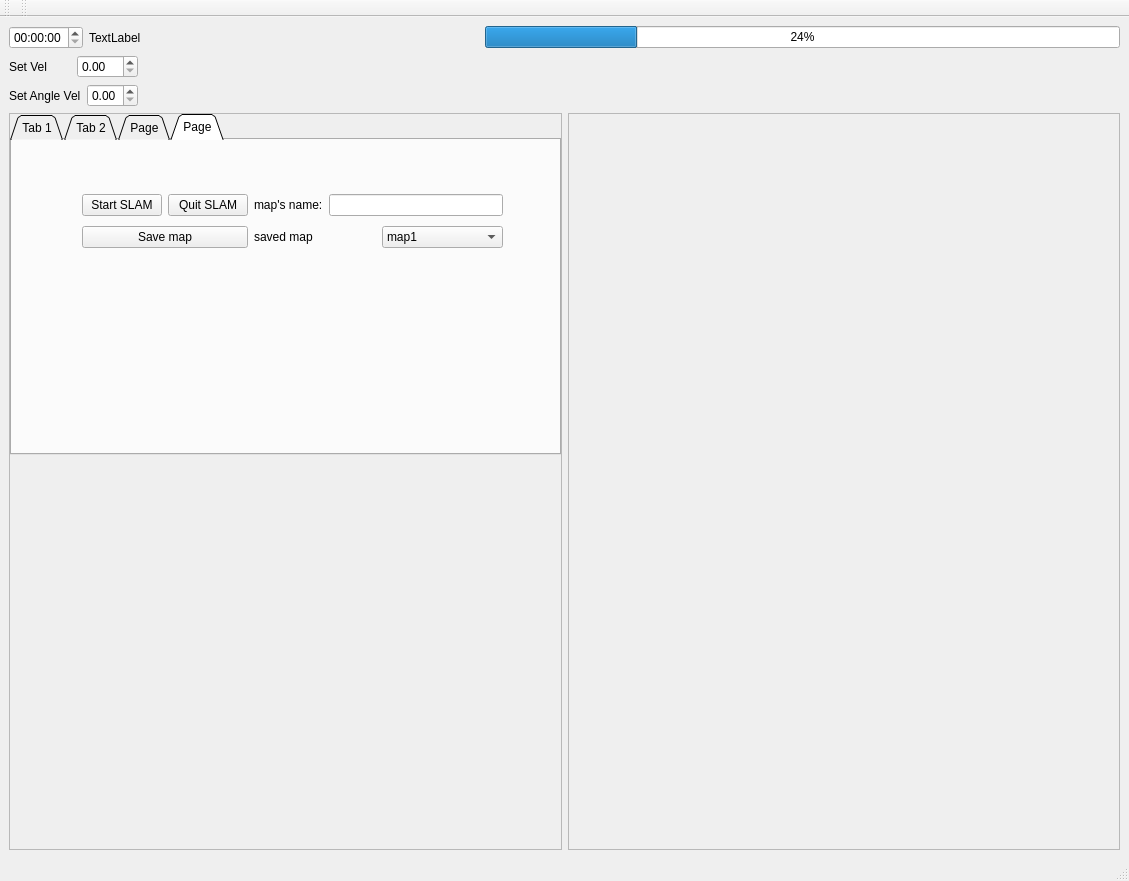
<?xml version="1.0" encoding="UTF-8"?>
<ui version="4.0">
 <class>MainWindow</class>
 <widget class="QMainWindow" name="MainWindow">
  <property name="geometry">
   <rect>
    <x>0</x>
    <y>0</y>
    <width>1129</width>
    <height>881</height>
   </rect>
  </property>
  <property name="windowTitle">
   <string>MainWindow</string>
  </property>
  <widget class="QWidget" name="centralwidget">
   <layout class="QVBoxLayout" name="verticalLayout_14">
    <item>
     <layout class="QVBoxLayout" name="verticalLayout_5"/>
    </item>
    <item>
     <layout class="QVBoxLayout" name="verticalLayout_4"/>
    </item>
    <item>
     <layout class="QVBoxLayout" name="verticalLayout_13">
      <item>
       <layout class="QHBoxLayout" name="horizontalLayout">
        <item>
         <widget class="QTimeEdit" name="timeEdit"/>
        </item>
        <item>
         <widget class="QLabel" name="label">
          <property name="text">
           <string>TextLabel</string>
          </property>
         </widget>
        </item>
        <item>
         <spacer name="horizontalSpacer">
          <property name="orientation">
           <enum>Qt::Horizontal</enum>
          </property>
          <property name="sizeType">
           <enum>QSizePolicy::Preferred</enum>
          </property>
          <property name="sizeHint" stdset="0">
           <size>
            <width>338</width>
            <height>20</height>
           </size>
          </property>
         </spacer>
        </item>
        <item>
         <widget class="QProgressBar" name="progressBar">
          <property name="value">
           <number>24</number>
          </property>
         </widget>
        </item>
       </layout>
      </item>
      <item>
       <layout class="QHBoxLayout" name="horizontalLayout_4">
        <item>
         <layout class="QVBoxLayout" name="verticalLayout">
          <item>
           <layout class="QHBoxLayout" name="horizontalLayout_3">
            <item>
             <widget class="QLabel" name="label_2">
              <property name="text">
               <string>Set Vel</string>
              </property>
             </widget>
            </item>
            <item>
             <widget class="QDoubleSpinBox" name="doubleSpinBox">
              <property name="maximum">
               <double>3.000000000000000</double>
              </property>
              <property name="singleStep">
               <double>0.100000000000000</double>
              </property>
             </widget>
            </item>
           </layout>
          </item>
          <item>
           <layout class="QHBoxLayout" name="horizontalLayout_2">
            <item>
             <widget class="QLabel" name="label_3">
              <property name="text">
               <string>Set Angle Vel</string>
              </property>
             </widget>
            </item>
            <item>
             <widget class="QDoubleSpinBox" name="doubleSpinBox_2">
              <property name="maximum">
               <double>3.000000000000000</double>
              </property>
              <property name="singleStep">
               <double>0.050000000000000</double>
              </property>
             </widget>
            </item>
           </layout>
          </item>
         </layout>
        </item>
        <item>
         <spacer name="horizontalSpacer_3">
          <property name="orientation">
           <enum>Qt::Horizontal</enum>
          </property>
          <property name="sizeHint" stdset="0">
           <size>
            <width>388</width>
            <height>38</height>
           </size>
          </property>
         </spacer>
        </item>
       </layout>
      </item>
      <item>
       <layout class="QHBoxLayout" name="horizontalLayout_18">
        <item>
         <layout class="QVBoxLayout" name="verticalLayout_12">
          <item>
           <widget class="QScrollArea" name="scrollArea_2">
            <property name="widgetResizable">
             <bool>true</bool>
            </property>
            <widget class="QWidget" name="scrollAreaWidgetContents_2">
             <property name="geometry">
              <rect>
               <x>0</x>
               <y>0</y>
               <width>547</width>
               <height>672</height>
              </rect>
             </property>
             <widget class="QTabWidget" name="tabWidget">
              <property name="geometry">
               <rect>
                <x>0</x>
                <y>0</y>
                <width>551</width>
                <height>341</height>
               </rect>
              </property>
              <property name="tabShape">
               <enum>QTabWidget::Triangular</enum>
              </property>
              <property name="currentIndex">
               <number>3</number>
              </property>
              <widget class="QWidget" name="tab">
               <attribute name="title">
                <string>Tab 1</string>
               </attribute>
               <widget class="QWidget" name="layoutWidget">
                <property name="geometry">
                 <rect>
                  <x>130</x>
                  <y>100</y>
                  <width>260</width>
                  <height>93</height>
                 </rect>
                </property>
                <layout class="QHBoxLayout" name="horizontalLayout_7">
                 <item>
                  <layout class="QVBoxLayout" name="verticalLayout_3">
                   <item>
                    <widget class="QPushButton" name="pushButton_9">
                     <property name="text">
                      <string>Start</string>
                     </property>
                    </widget>
                   </item>
                  </layout>
                 </item>
                 <item>
                  <layout class="QVBoxLayout" name="verticalLayout_2">
                   <item>
                    <widget class="QPushButton" name="pushButton">
                     <property name="text">
                      <string>Forward</string>
                     </property>
                    </widget>
                   </item>
                   <item>
                    <layout class="QHBoxLayout" name="horizontalLayout_5">
                     <item>
                      <widget class="QPushButton" name="pushButton_2">
                       <property name="text">
                        <string>Left</string>
                       </property>
                      </widget>
                     </item>
                     <item>
                      <widget class="QPushButton" name="pushButton_3">
                       <property name="text">
                        <string>Right</string>
                       </property>
                      </widget>
                     </item>
                    </layout>
                   </item>
                   <item>
                    <widget class="QPushButton" name="pushButton_4">
                     <property name="text">
                      <string>Backward</string>
                     </property>
                    </widget>
                   </item>
                  </layout>
                 </item>
                </layout>
               </widget>
              </widget>
              <widget class="QWidget" name="tab_2">
               <attribute name="title">
                <string>Tab 2</string>
               </attribute>
               <widget class="QWidget" name="">
                <property name="geometry">
                 <rect>
                  <x>80</x>
                  <y>30</y>
                  <width>379</width>
                  <height>247</height>
                 </rect>
                </property>
                <layout class="QVBoxLayout" name="verticalLayout_17">
                 <item>
                  <layout class="QVBoxLayout" name="verticalLayout_8">
                   <item>
                    <layout class="QHBoxLayout" name="horizontalLayout_8">
                     <item>
                      <widget class="QLabel" name="label_4">
                       <property name="text">
                        <string>SELECT MAP</string>
                       </property>
                      </widget>
                     </item>
                     <item>
                      <widget class="QComboBox" name="comboBox">
                       <item>
                        <property name="text">
                         <string/>
                        </property>
                       </item>
                       <item>
                        <property name="text">
                         <string>map1</string>
                        </property>
                       </item>
                       <item>
                        <property name="text">
                         <string>map2</string>
                        </property>
                       </item>
                       <item>
                        <property name="text">
                         <string>map3</string>
                        </property>
                       </item>
                      </widget>
                     </item>
                    </layout>
                   </item>
                   <item>
                    <spacer name="verticalSpacer">
                     <property name="orientation">
                      <enum>Qt::Vertical</enum>
                     </property>
                     <property name="sizeHint" stdset="0">
                      <size>
                       <width>128</width>
                       <height>40</height>
                      </size>
                     </property>
                    </spacer>
                   </item>
                   <item>
                    <layout class="QHBoxLayout" name="horizontalLayout_11">
                     <item>
                      <layout class="QHBoxLayout" name="horizontalLayout_10">
                       <item>
                        <layout class="QHBoxLayout" name="horizontalLayout_9">
                         <item>
                          <widget class="QPushButton" name="pushButton_8">
                           <property name="text">
                            <string>PushButton</string>
                           </property>
                          </widget>
                         </item>
                         <item>
                          <layout class="QVBoxLayout" name="verticalLayout_6">
                           <item>
                            <widget class="QPushButton" name="pushButton_7">
                             <property name="text">
                              <string>PushButton</string>
                             </property>
                            </widget>
                           </item>
                           <item>
                            <widget class="QPushButton" name="pushButton_10">
                             <property name="text">
                              <string>PushButton</string>
                             </property>
                            </widget>
                           </item>
                          </layout>
                         </item>
                        </layout>
                       </item>
                       <item>
                        <widget class="QPushButton" name="pushButton_11">
                         <property name="text">
                          <string>PushButton</string>
                         </property>
                        </widget>
                       </item>
                      </layout>
                     </item>
                     <item>
                      <layout class="QVBoxLayout" name="verticalLayout_7">
                       <item>
                        <widget class="QPushButton" name="pushButton_12">
                         <property name="text">
                          <string>zoom in</string>
                         </property>
                        </widget>
                       </item>
                       <item>
                        <widget class="QPushButton" name="pushButton_13">
                         <property name="text">
                          <string>zoom out</string>
                         </property>
                        </widget>
                       </item>
                      </layout>
                     </item>
                    </layout>
                   </item>
                  </layout>
                 </item>
                 <item>
                  <spacer name="verticalSpacer_3">
                   <property name="orientation">
                    <enum>Qt::Vertical</enum>
                   </property>
                   <property name="sizeHint" stdset="0">
                    <size>
                     <width>138</width>
                     <height>28</height>
                    </size>
                   </property>
                  </spacer>
                 </item>
                 <item>
                  <layout class="QHBoxLayout" name="horizontalLayout_13">
                   <item>
                    <layout class="QVBoxLayout" name="verticalLayout_15">
                     <item>
                      <widget class="QPushButton" name="pushButton_14">
                       <property name="text">
                        <string>2D</string>
                       </property>
                      </widget>
                     </item>
                     <item>
                      <widget class="QPushButton" name="pushButton_15">
                       <property name="text">
                        <string>3D</string>
                       </property>
                      </widget>
                     </item>
                    </layout>
                   </item>
                   <item>
                    <layout class="QHBoxLayout" name="horizontalLayout_12">
                     <item>
                      <widget class="QPushButton" name="pushButton_20">
                       <property name="text">
                        <string>SET INITIAL POSE</string>
                       </property>
                      </widget>
                     </item>
                     <item>
                      <widget class="QPushButton" name="pushButton_6">
                       <property name="text">
                        <string>NAV2</string>
                       </property>
                      </widget>
                     </item>
                    </layout>
                   </item>
                  </layout>
                 </item>
                </layout>
               </widget>
              </widget>
              <widget class="QWidget" name="tab_3">
               <attribute name="title">
                <string>Page</string>
               </attribute>
               <widget class="QWidget" name="layoutWidget">
                <property name="geometry">
                 <rect>
                  <x>10</x>
                  <y>260</y>
                  <width>122</width>
                  <height>19</height>
                 </rect>
                </property>
                <layout class="QHBoxLayout" name="horizontalLayout_17">
                 <item>
                  <widget class="QLabel" name="label_7">
                   <property name="text">
                    <string>Status:</string>
                   </property>
                  </widget>
                 </item>
                 <item>
                  <widget class="QLabel" name="label_6">
                   <property name="text">
                    <string>TextLabel</string>
                   </property>
                  </widget>
                 </item>
                </layout>
               </widget>
               <widget class="QWidget" name="layoutWidget">
                <property name="geometry">
                 <rect>
                  <x>10</x>
                  <y>20</y>
                  <width>529</width>
                  <height>227</height>
                 </rect>
                </property>
                <layout class="QHBoxLayout" name="horizontalLayout_6">
                 <item>
                  <layout class="QVBoxLayout" name="verticalLayout_10">
                   <item>
                    <layout class="QHBoxLayout" name="horizontalLayout_14">
                     <item>
                      <widget class="QLabel" name="label_5">
                       <property name="text">
                        <string>SELECT TABLE </string>
                       </property>
                      </widget>
                     </item>
                     <item>
                      <widget class="QComboBox" name="comboBox_2">
                       <item>
                        <property name="text">
                         <string/>
                        </property>
                       </item>
                       <item>
                        <property name="text">
                         <string>table1</string>
                        </property>
                       </item>
                       <item>
                        <property name="text">
                         <string>table2</string>
                        </property>
                       </item>
                       <item>
                        <property name="text">
                         <string>table3</string>
                        </property>
                       </item>
                       <item>
                        <property name="text">
                         <string>table4</string>
                        </property>
                       </item>
                       <item>
                        <property name="text">
                         <string>table5</string>
                        </property>
                       </item>
                      </widget>
                     </item>
                    </layout>
                   </item>
                   <item>
                    <spacer name="verticalSpacer_2">
                     <property name="orientation">
                      <enum>Qt::Vertical</enum>
                     </property>
                     <property name="sizeHint" stdset="0">
                      <size>
                       <width>118</width>
                       <height>118</height>
                      </size>
                     </property>
                    </spacer>
                   </item>
                   <item>
                    <layout class="QVBoxLayout" name="verticalLayout_9">
                     <item>
                      <layout class="QHBoxLayout" name="horizontalLayout_16">
                       <item>
                        <widget class="QPushButton" name="pushButton_19">
                         <property name="text">
                          <string>Add</string>
                         </property>
                        </widget>
                       </item>
                       <item>
                        <widget class="QPushButton" name="pushButton_22">
                         <property name="text">
                          <string>Remove</string>
                         </property>
                        </widget>
                       </item>
                       <item>
                        <widget class="QPushButton" name="pushButton_23">
                         <property name="text">
                          <string>Remove All</string>
                         </property>
                        </widget>
                       </item>
                      </layout>
                     </item>
                     <item>
                      <layout class="QHBoxLayout" name="horizontalLayout_15">
                       <item>
                        <widget class="QPushButton" name="pushButton_21">
                         <property name="text">
                          <string>Move</string>
                         </property>
                        </widget>
                       </item>
                       <item>
                        <widget class="QPushButton" name="pushButton_16">
                         <property name="text">
                          <string>Cancel</string>
                         </property>
                        </widget>
                       </item>
                       <item>
                        <widget class="QPushButton" name="pushButton_17">
                         <property name="text">
                          <string>Resume</string>
                         </property>
                        </widget>
                       </item>
                      </layout>
                     </item>
                    </layout>
                   </item>
                  </layout>
                 </item>
                 <item>
                  <layout class="QVBoxLayout" name="verticalLayout_11">
                   <item>
                    <widget class="QListView" name="listView"/>
                   </item>
                   <item>
                    <widget class="QPushButton" name="pushButton_18">
                     <property name="text">
                      <string>Finish</string>
                     </property>
                    </widget>
                   </item>
                  </layout>
                 </item>
                </layout>
               </widget>
              </widget>
              <widget class="QWidget" name="tab_4">
               <attribute name="title">
                <string>Page</string>
               </attribute>
               <widget class="QWidget" name="">
                <property name="geometry">
                 <rect>
                  <x>70</x>
                  <y>50</y>
                  <width>421</width>
                  <height>64</height>
                 </rect>
                </property>
                <layout class="QHBoxLayout" name="horizontalLayout_22">
                 <item>
                  <layout class="QVBoxLayout" name="verticalLayout_16">
                   <item>
                    <layout class="QHBoxLayout" name="horizontalLayout_19">
                     <item>
                      <widget class="QPushButton" name="pushButton_5">
                       <property name="text">
                        <string>Start SLAM</string>
                       </property>
                      </widget>
                     </item>
                     <item>
                      <widget class="QPushButton" name="pushButton_24">
                       <property name="text">
                        <string>Quit SLAM</string>
                       </property>
                      </widget>
                     </item>
                    </layout>
                   </item>
                   <item>
                    <widget class="QPushButton" name="pushButton_25">
                     <property name="text">
                      <string>Save map</string>
                     </property>
                    </widget>
                   </item>
                  </layout>
                 </item>
                 <item>
                  <layout class="QVBoxLayout" name="verticalLayout_18">
                   <item>
                    <layout class="QHBoxLayout" name="horizontalLayout_20">
                     <item>
                      <widget class="QLabel" name="label_8">
                       <property name="text">
                        <string>map's name:</string>
                       </property>
                      </widget>
                     </item>
                     <item>
                      <widget class="QLineEdit" name="lineEdit"/>
                     </item>
                    </layout>
                   </item>
                   <item>
                    <layout class="QHBoxLayout" name="horizontalLayout_21">
                     <item>
                      <widget class="QLabel" name="label_9">
                       <property name="text">
                        <string>saved map</string>
                       </property>
                      </widget>
                     </item>
                     <item>
                      <widget class="QComboBox" name="comboBox_3">
                       <item>
                        <property name="text">
                         <string>map1</string>
                        </property>
                       </item>
                       <item>
                        <property name="text">
                         <string>map2</string>
                        </property>
                       </item>
                       <item>
                        <property name="text">
                         <string>map3</string>
                        </property>
                       </item>
                      </widget>
                     </item>
                    </layout>
                   </item>
                  </layout>
                 </item>
                </layout>
               </widget>
              </widget>
             </widget>
            </widget>
           </widget>
          </item>
         </layout>
        </item>
        <item>
         <widget class="QScrollArea" name="scrollArea">
          <property name="widgetResizable">
           <bool>true</bool>
          </property>
          <widget class="QWidget" name="scrollAreaWidgetContents">
           <property name="geometry">
            <rect>
             <x>0</x>
             <y>0</y>
             <width>548</width>
             <height>674</height>
            </rect>
           </property>
          </widget>
         </widget>
        </item>
       </layout>
      </item>
     </layout>
    </item>
   </layout>
  </widget>
  <widget class="QMenuBar" name="menubar">
   <property name="geometry">
    <rect>
     <x>0</x>
     <y>0</y>
     <width>1129</width>
     <height>22</height>
    </rect>
   </property>
  </widget>
  <widget class="QStatusBar" name="statusbar"/>
  <widget class="QToolBar" name="toolBar">
   <property name="windowTitle">
    <string>toolBar</string>
   </property>
   <attribute name="toolBarArea">
    <enum>TopToolBarArea</enum>
   </attribute>
   <attribute name="toolBarBreak">
    <bool>false</bool>
   </attribute>
  </widget>
  <widget class="QToolBar" name="toolBar_2">
   <property name="windowTitle">
    <string>toolBar_2</string>
   </property>
   <attribute name="toolBarArea">
    <enum>TopToolBarArea</enum>
   </attribute>
   <attribute name="toolBarBreak">
    <bool>false</bool>
   </attribute>
  </widget>
 </widget>
 <resources/>
 <connections/>
</ui>
